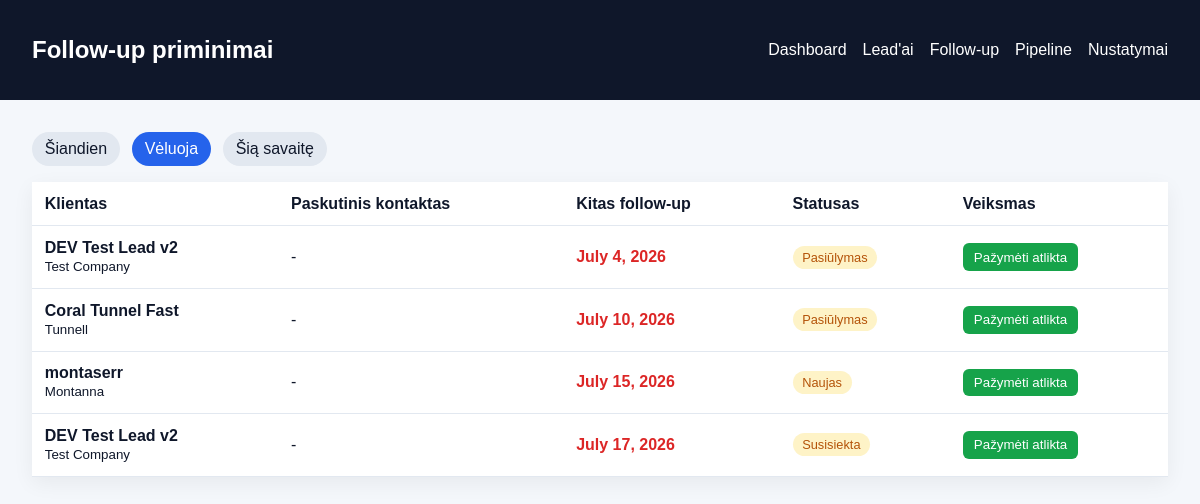
The page /followups/?filter=overdue (signed in) on the database its author committed.
### crm/models.py (models this page shows, shortened)
class Lead(models.Model):
    STATUS_CHOICES = [
        ('new', 'Naujas'),
        ('contacted', 'Susisiekta'),
        ('proposal', 'Pasiūlymas'),
        ('won', 'Laimėtas'),
        ('lost', 'Prarastas'),
    ]
    name = models.CharField(max_length=100)
    company = models.CharField(max_length=150, blank=True)
    email = models.EmailField(blank=True)
    phone = models.CharField(max_length=30, blank=True)
    source = models.CharField(max_length=50, blank=True)
    status = models.CharField(max_length=20, choices=STATUS_CHOICES, default='new')
    last_contacted = models.DateField(blank=True, null=True)
    next_follow_up = models.DateField(blank=True, null=True)
    budget = models.DecimalField(max_digits=10, decimal_places=2, default=0)
    notes = models.TextField(blank=True)
    owner = models.ForeignKey(User, on_delete=models.CASCADE, related_name='leads')
    created_at = models.DateTimeField(auto_now_add=True)
    updated_at = models.DateTimeField(auto_now=True)

### crm/views.py (the view)
# urls.py: path('followups/', followup_list_view, name='followup-list'),
@login_required(login_url='login')
def followup_list_view(request):
    today = date.today()
    filter_type = request.GET.get('filter', 'today')
    queryset = Lead.objects.filter(owner=request.user, next_follow_up__isnull=False)
    if filter_type == 'today':
        queryset = queryset.filter(next_follow_up=today)
    elif filter_type == 'overdue':
        queryset = queryset.filter(next_follow_up__lt=today)
    elif filter_type == 'week':
        queryset = queryset.filter(next_follow_up__range=[today, today + timedelta(days=7)])
    queryset = queryset.order_by('next_follow_up', 'name')
    context = {
        'followups': queryset,
        'filter_type': filter_type,
        'today': today,
    }
    return render(request, 'crm/followup_list.html', context)

### crm/templates/crm/followup_list.html (shortened to what this page needs)
<!DOCTYPE html>
<html lang="lt">
<head>
</head>
<body>
    <header class="topbar">
        <h2>Follow-up priminimai</h2>
        <nav class="nav">
            <a href="/dashboard/">Dashboard</a>
            <a href="/leads/">Lead'ai</a>
            <a href="/followups/">Follow-up</a>
            <a href="/pipeline/">Pipeline</a>
            <a href="#">Nustatymai</a>
        </nav>
    </header>
    <main class="container">
        <div class="filters">
            <a class="chip {% if filter_type == 'today' %}active{% endif %}" href="/followups/?filter=today">Šiandien</a>
            <a class="chip {% if filter_type == 'overdue' %}active{% endif %}" href="/followups/?filter=overdue">Vėluoja</a>
            <a class="chip {% if filter_type == 'week' %}active{% endif %}" href="/followups/?filter=week">Šią savaitę</a>
        </div>
        <table>
            <thead>
                <tr>
                    <th>Klientas</th>
                    <th>Paskutinis kontaktas</th>
                    <th>Kitas follow-up</th>
                    <th>Statusas</th>
                    <th>Veiksmas</th>
                </tr>
            </thead>
            <tbody>
                {% for lead in followups %}
                    <tr>
                        <td>
                            <strong>{{ lead.name }}</strong><br>
                            <small>{{ lead.company }}</small>
                        </td>
                        <td>{{ lead.last_contacted|default:"-" }}</td>
                        <td>
                            {% if lead.next_follow_up %}
                                <span class="{% if lead.next_follow_up < today %}late{% endif %}">{{ lead.next_follow_up }}</span>
                            {% else %}
                                -
                            {% endif %}
                        </td>
                        <td><span class="badge">{{ lead.get_status_display }}</span></td>
                        <td>
                            <form method="post" action="/leads/{{ lead.pk }}/quick-action/" style="display:inline;">
                                <button type="submit">Pažymėti atlikta</button>
                            </form>
                        </td>
                    </tr>
                {% empty %}
                    <tr><td colspan="5">Nėra priminimų šiame filtre</td></tr>
                {% endfor %}
            </tbody>
        </table>
    </main>
</body>
</html>

### crm/templates/crm/followup_list.html (style rules this page uses)
body { font-family: Arial, sans-serif; margin: 0; background: #f4f7fb; color: #0f172a; }
.topbar { background: #0f172a; color: white; padding: 1rem 2rem; display: flex; justify-content: space-between; align-items: center; }
.topbar a { color: white; text-decoration: none; }
.nav { display: flex; gap: 1rem; flex-wrap: wrap; }
.container { padding: 2rem; }
.filters { display: flex; gap: 0.75rem; flex-wrap: wrap; margin-bottom: 1rem; }
.chip { display: inline-block; padding: 0.5rem 0.8rem; border-radius: 999px; text-decoration: none; background: #e2e8f0; color: #0f172a; }
.chip.active { background: #2563eb; color: white; }
table { width: 100%; border-collapse: collapse; background: white; box-shadow: 0 6px 20px rgba(0,0,0,0.06); }
th, td { padding: 0.8rem; border-bottom: 1px solid #e2e8f0; text-align: left; }
.badge { display: inline-block; padding: 0.25rem 0.6rem; border-radius: 999px; font-size: 0.8rem; background: #fef3c7; color: #b45309; }
.late { color: #dc2626; font-weight: bold; }
button { padding: 0.4rem 0.7rem; border: 0; border-radius: 6px; background: #16a34a; color: white; cursor: pointer; }

### rows shown on the page
Lead: name "DEV Test Lead v2", company "Test Company", last_contacted "-", next_follow_up "July 4, 2026", status "Pasiūlymas"
Lead: name "Coral Tunnel Fast", company "Tunnell", last_contacted "-", next_follow_up "July 10, 2026", status "Pasiūlymas"
Lead: name "montaserr", company "Montanna", last_contacted "-", next_follow_up "July 15, 2026", status "Naujas"
Lead: name "DEV Test Lead v2", company "Test Company", last_contacted "-", next_follow_up "July 17, 2026", status "Susisiekta"
